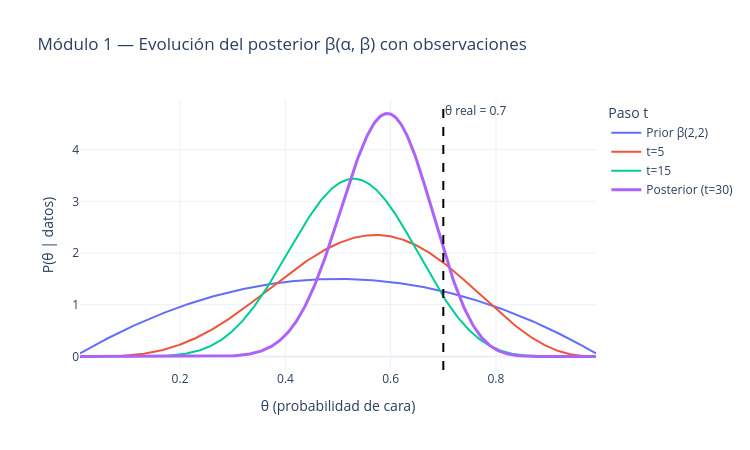

The cell this chart's notebook holds for it:
### Code cell
# Visualización Plotly — evolución del posterior Beta(α, β) con cada observación
# Nota: usa los valores de referencia para mostrar la curva correcta
# (cuando completes los TODO, historia_alpha/beta vendrán de tu implementación)
theta_grid = np.linspace(0.01, 0.99, 500)

# Historia de referencia para visualización
hist_a, hist_b = [ALPHA_0], [BETA_0]
_a, _b = ALPHA_0, BETA_0
for _x in observaciones:
    _a += _x
    _b += (1 - _x)
    hist_a.append(_a)
    hist_b.append(_b)

fig = go.Figure()
puntos  = [0, 5, 15, N_OBS]
colores = ["#636EFA", "#EF553B", "#00CC96", "#AB63FA"]
etiquetas = [f"Prior β({ALPHA_0:.0f},{BETA_0:.0f})", "t=5", "t=15", f"Posterior (t={N_OBS})"]

for i, (t, color, label) in enumerate(zip(puntos, colores, etiquetas)):
    a = hist_a[t]
    b = hist_b[t]
    densidad = stats.beta.pdf(theta_grid, a, b)
    fig.add_trace(go.Scatter(
        x=theta_grid, y=densidad,
        mode="lines",
        name=label,
        line=dict(color=color, width=2 + (i == len(puntos)-1)),
    ))

fig.add_vline(x=THETA_REAL, line_dash="dash", line_color="black",
              annotation_text=f"θ real = {THETA_REAL}", annotation_position="top right")

fig.update_layout(
    title="Módulo 1 — Evolución del posterior β(α, β) con observaciones",
    xaxis_title="θ (probabilidad de cara)",
    yaxis_title="P(θ | datos)",
    legend_title="Paso t",
    template="plotly_white",
    width=750, height=450,
)
fig.show()

### Figure 1 — Plotly figure (JSON) as saved in the notebook; plotly's stock layout.template omitted (floating-point values rounded to 4 significant figures; data arrays with more than 128 entries replaced by an {"elided": "..."} marker saying what was removed)
{"data": [{"line": {"color": "#636EFA", "width": 2}, "mode": "lines", "name": "Prior β(2,2)", "type": "scatter", "x": {"elided": "500 float values"}, "y": {"elided": "500 float values"}}, {"line": {"color": "#EF553B", "width": 2}, "mode": "lines", "name": "t=5", "type": "scatter", "x": {"elided": "500 float values"}, "y": {"elided": "500 float values"}}, {"line": {"color": "#00CC96", "width": 2}, "mode": "lines", "name": "t=15", "type": "scatter", "x": {"elided": "500 float values"}, "y": {"elided": "500 float values"}}, {"line": {"color": "#AB63FA", "width": 3}, "mode": "lines", "name": "Posterior (t=30)", "type": "scatter", "x": {"elided": "500 float values"}, "y": {"elided": "500 float values"}}], "layout": {"annotations": [{"showarrow": false, "text": "θ real = 0.7", "x": 0.7, "xanchor": "left", "xref": "x", "y": 1, "yanchor": "top", "yref": "y domain"}], "height": 450, "legend": {"title": {"text": "Paso t"}}, "shapes": [{"line": {"color": "black", "dash": "dash"}, "type": "line", "x0": 0.7, "x1": 0.7, "xref": "x", "y0": 0, "y1": 1, "yref": "y domain"}], "title": {"text": "Módulo 1 — Evolución del posterior β(α, β) con observaciones"}, "width": 750, "xaxis": {"title": {"text": "θ (probabilidad de cara)"}}, "yaxis": {"title": {"text": "P(θ | datos)"}}}}
